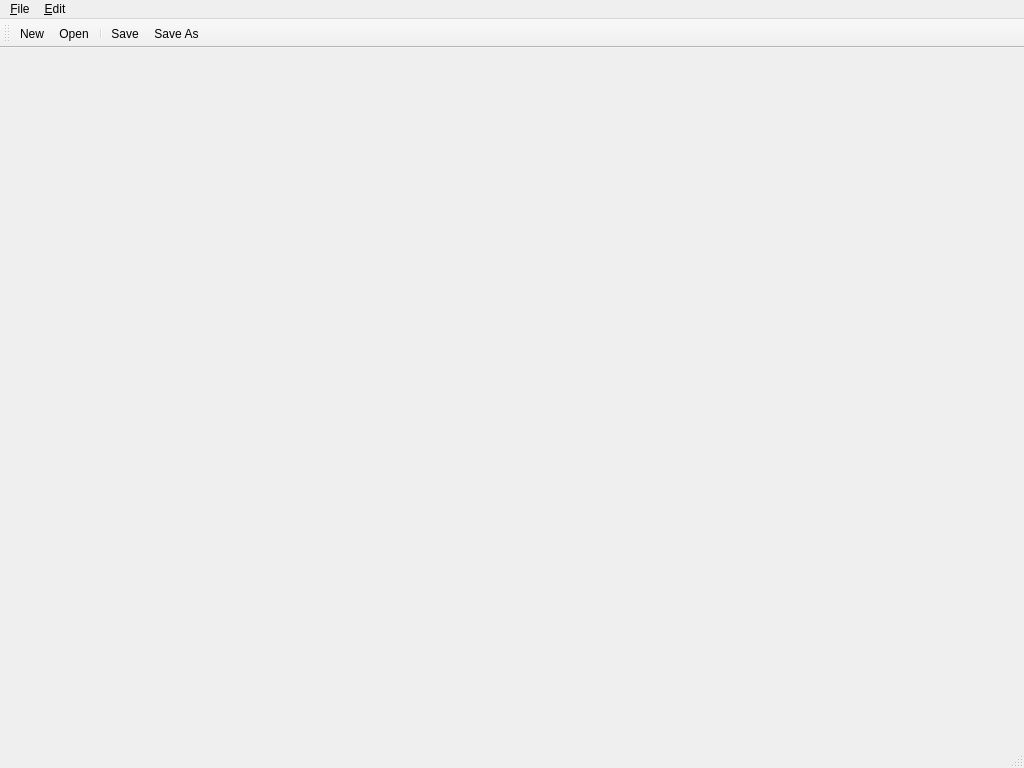
<?xml version="1.0" encoding="UTF-8"?>
<ui version="4.0">
 <class>MainWindow</class>
 <widget class="QMainWindow" name="MainWindow">
  <property name="geometry">
   <rect>
    <x>0</x>
    <y>0</y>
    <width>1024</width>
    <height>768</height>
   </rect>
  </property>
  <property name="windowTitle">
   <string>MainWindow</string>
  </property>
  <widget class="QWidget" name="main_widget">
   <property name="sizePolicy">
    <sizepolicy hsizetype="Expanding" vsizetype="Expanding">
     <horstretch>0</horstretch>
     <verstretch>0</verstretch>
    </sizepolicy>
   </property>
  </widget>
  <widget class="QMenuBar" name="menubar">
   <property name="geometry">
    <rect>
     <x>0</x>
     <y>0</y>
     <width>1024</width>
     <height>15</height>
    </rect>
   </property>
   <widget class="QMenu" name="menuFile">
    <property name="title">
     <string>&amp;File</string>
    </property>
    <addaction name="file_new"/>
    <addaction name="file_open"/>
    <addaction name="separator"/>
    <addaction name="file_save"/>
    <addaction name="file_save_as"/>
    <addaction name="separator"/>
    <addaction name="file_quit"/>
   </widget>
   <widget class="QMenu" name="menu_Edit">
    <property name="title">
     <string>&amp;Edit</string>
    </property>
    <addaction name="action_Undo"/>
    <addaction name="action_Redo"/>
    <addaction name="separator"/>
    <addaction name="action_Cut"/>
    <addaction name="actionCo_py"/>
    <addaction name="action_Paste"/>
    <addaction name="separator"/>
   </widget>
   <addaction name="menuFile"/>
   <addaction name="menu_Edit"/>
  </widget>
  <widget class="QStatusBar" name="statusbar"/>
  <widget class="QToolBar" name="toolBar">
   <property name="windowTitle">
    <string>toolBar</string>
   </property>
   <property name="iconSize">
    <size>
     <width>32</width>
     <height>32</height>
    </size>
   </property>
   <property name="toolButtonStyle">
    <enum>Qt::ToolButtonTextUnderIcon</enum>
   </property>
   <attribute name="toolBarArea">
    <enum>TopToolBarArea</enum>
   </attribute>
   <attribute name="toolBarBreak">
    <bool>false</bool>
   </attribute>
   <addaction name="file_new"/>
   <addaction name="file_open"/>
   <addaction name="separator"/>
   <addaction name="file_save"/>
   <addaction name="file_save_as"/>
  </widget>
  <action name="file_open">
   <property name="icon">
    <iconset resource="../shared/pytalic2.qrc">
     <normaloff>:/icons/script_go.png</normaloff>:/icons/script_go.png</iconset>
   </property>
   <property name="text">
    <string>&amp;Open</string>
   </property>
  </action>
  <action name="file_new">
   <property name="icon">
    <iconset resource="../shared/pytalic2.qrc">
     <normaloff>:/icons/script_add.png</normaloff>:/icons/script_add.png</iconset>
   </property>
   <property name="text">
    <string>&amp;New</string>
   </property>
  </action>
  <action name="file_save">
   <property name="icon">
    <iconset resource="../shared/pytalic2.qrc">
     <normaloff>:/icons/script_save.png</normaloff>:/icons/script_save.png</iconset>
   </property>
   <property name="text">
    <string>&amp;Save</string>
   </property>
  </action>
  <action name="file_save_as">
   <property name="icon">
    <iconset resource="../shared/pytalic2.qrc">
     <normaloff>:/icons/save_as.png</normaloff>:/icons/save_as.png</iconset>
   </property>
   <property name="text">
    <string>Save &amp;As...</string>
   </property>
  </action>
  <action name="file_quit">
   <property name="text">
    <string>&amp;Quit</string>
   </property>
  </action>
  <action name="action_Undo">
   <property name="text">
    <string>&amp;Undo</string>
   </property>
  </action>
  <action name="action_Redo">
   <property name="text">
    <string>&amp;Redo</string>
   </property>
  </action>
  <action name="action_Cut">
   <property name="text">
    <string>&amp;Cut</string>
   </property>
  </action>
  <action name="actionCo_py">
   <property name="text">
    <string>Cop&amp;y</string>
   </property>
  </action>
  <action name="action_Paste">
   <property name="text">
    <string>&amp;Paste</string>
   </property>
  </action>
 </widget>
 <resources>
  <include location="../shared/pytalic2.qrc"/>
 </resources>
 <connections/>
</ui>
